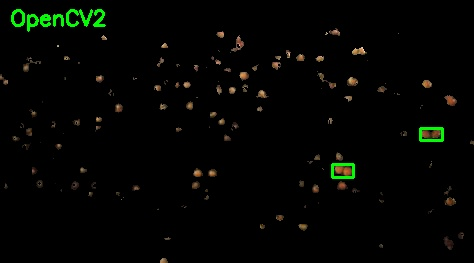
#> input picture FruitProject/11dec10-marchenilla-orange-trees.jpgwithcount126.jpg, 474 x 263 px; its folder holds only this picture in this run
$ jupyter execute color_based_oranges_Count.ipynb   (shell and % lines are left out)
#> lines starting #> are read from the running program, lines starting #| are printed output that depends on the picture; after the words box and inside, x2 and y2 are one past the last pixel; in counts of white or black regions, pixels touching at a corner belong together; long printed decimals are rounded
[cell 1]
import cv2
import numpy as np
import glob
import matplotlib.pyplot as plt

[cell 2]
def count_oranges(img,counter):
    #Open a simple image
#> called with counter = 0
    m=cv2.imread(img)
#> m is the input picture: shape (263, 474, 3); mean B, G, R 2.1, 4.7, 3.4
    img_HSV = cv2.cvtColor(m, cv2.COLOR_BGR2HSV)
#> img_HSV: shape (263, 474, 3); mean H, S, V 12.2, 51.9, 5.6
    #skin color range for hsv color space
    HSV_mask = cv2.inRange(img_HSV, (0, 80, 20), (25, 255, 255))
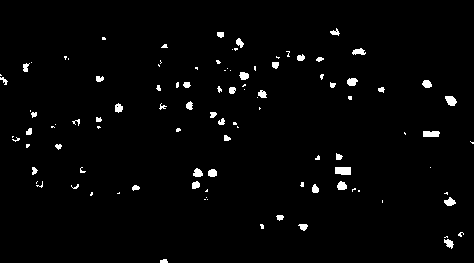
#> HSV_mask: shape (263, 474); 2% white; 104 white regions (57 under 20 px)
    #HSV_mask = cv2.inRange(img_HSV, (23, 59, 90), (34, 100, 100))
    target = cv2.bitwise_and(m,m, mask=HSV_mask)
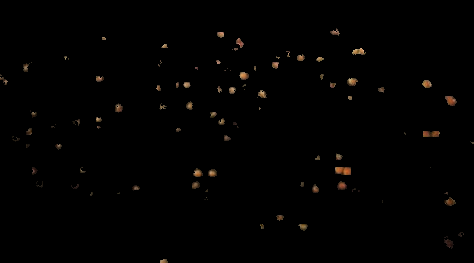
#> target: shape (263, 474, 3); mean B, G, R 1, 1.5, 2.1
    counter+=1
    cv2.imwrite('segmentedoutregion'+str(counter)+'.jpg',target)
    plt.imshow(cv2.cvtColor(m, cv2.COLOR_BGR2RGB))
    plt.imshow(cv2.cvtColor(target, cv2.COLOR_BGR2RGB))
    contours,hierarchy  = cv2.findContours(cv2.cvtColor(target, cv2.COLOR_BGR2GRAY), cv2.RETR_TREE, cv2.CHAIN_APPROX_SIMPLE)
#> contours = 108 contours, 73 with area under 20; largest, box (x1, y1, x2, y2) and area: (335, 167, 351, 175) 100, (423, 131, 440, 137) 75, (445, 96, 457, 106) 71, (337, 181, 347, 190) 55, (347, 78, 358, 86) 55
    print("Contours: "+str(len(contours)))
#| Contours: 108
    counter+=1


    bounding_boxes = []
    threshold = 75
    ar=[]


    imgwithbox = target.copy()
    for c in contours:
        area = cv2.contourArea(c)
        if area >threshold:
            [x,y,w,h]=cv2.boundingRect(c)
            bounding_boxes.append([x,y,w,h])
            print([x,y,w,h])
            area_rect=w*h
            print(area_rect)
            ar.append(area_rect)
            cv2.rectangle(imgwithbox,(x,y),(x+w,y+h),(0,255,0),2)
#> this loop made 108 passes
#> (area, x, y, w, h, area_rect) on pass 30: (99.5, 335, 167, 16, 8, 128)
#> area on passes 2, 5, 7, 11, 19, 20: 44, 35, 24, 53.5, 23.5, 36.5
#| [335, 167, 16, 8]
#| 128
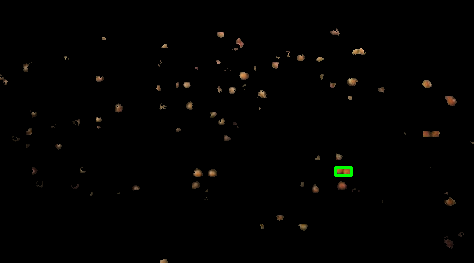
#> imgwithbox: shape (263, 474, 3); 0.11% of pixels changed, all inside (x1, y1, x2, y2) = (334, 166, 353, 177)
#> after the loop, ar = [128]; bounding_boxes = [[335, 167, 16, 8]]
    cv2.imwrite('orangeswithboundingboxes'+str(counter)+'.jpg',imgwithbox)
    try:
        plt.imshow(imgwithbox)
        print("Yay")
    except:
        print("Nah")
    print(len(bounding_boxes))
#| 1
    print(ar)
#| [128]
    total_area=sum(ar)
#> total_area = 128
    print(total_area)
#| 128
    avg_rect=0
    try:
        avg_rect= total_area/len(bounding_boxes)
#> avg_rect = 128
    except:
        print("Nah")
    print(avg_rect)
#| 128.0
    q=np.asarray(ar)
#> q = [128]
    print(q)
#| [128]
    no_of_oranges = q/avg_rect
#> no_of_oranges = [1]
    print(no_of_oranges)
#| [1.]
    O_MIN = np.array([0, 80, 20], np.uint8)
    O_MAX = np.array([25, 255, 255], np.uint8)

    dst = cv2.inRange(imgwithbox, O_MIN, O_MAX)
#> dst: shape (263, 474); every value is 0
    orange_pixel = cv2.countNonZero(dst)
#> orange_pixel = 0
    print('The number of orange pixels is: ' + str(orange_pixel))
#| The number of orange pixels is: 0

    cv2.rectangle(m,(107,470),(107+64,470+30),(0,255,0),2)
    plt.imshow(m)

    cv2.rectangle(m,(558,385),(558+11,385+15),(0,255,0),2)
    plt.imshow(m)
    cv2.rectangle(m,(781,622),(781+14,622+15),(0,255,0),2)
    plt.imshow(m)
    #output = m.copy()
    output = imgwithbox
    #cv2.putText(output, "WELCOME TO PROJECT FRUIT", (10, 25),

    number_of_oranges_list=[]
    print(no_of_oranges)
#| [1.]

    for count in enumerate(no_of_oranges):
    #     print(index)
        if count[1]<0.3:
            no_of_oranges[count[0]]=0
        elif count[1]>0.3 and count[1]<1.5:
            no_of_oranges[count[0]]=1
        elif count[1]>1.5 and count[1]<2.5:
            no_of_oranges[count[0]]=2
        elif count[1]>2.5 and count[1]<3.5:
            no_of_oranges[count[0]]=3
#> this loop made 1 pass
#> count on pass 1: (0, 1)
    q=np.asarray(ar)
    number_of_oranges_list=[]
    print(q)
#| [128]
    no_of_oranges = q/avg_rect
    print(no_of_oranges)
#| [1.]
    rounded_value=np.around(no_of_oranges,0)
#> rounded_value = [1]
    print(rounded_value)
#| [1.]
    total_fruits=sum(rounded_value)
#> total_fruits = 1
    print(total_fruits)
#| 1.0
    fruits=sum(no_of_oranges )
#> fruits = 1
    print(fruits)
#| 1.0
    #cv2.putText(output,'OpenCV',(10,500), font, 4,(255,255,255),2,cv2.LINE_AA)
    cv2.putText(output,'OpenCV'+str(int(fruits)), (10, 25),cv2.FONT_HERSHEY_SIMPLEX, 0.7, (0, 255, 0), 2)
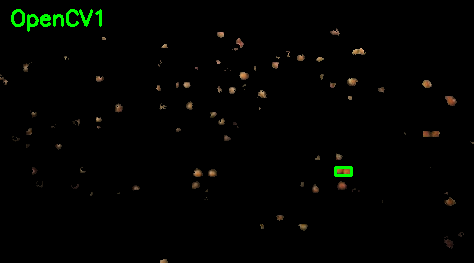
#> output: shape (263, 474, 3); 0.56% of pixels changed, all inside (x1, y1, x2, y2) = (11, 9, 102, 32)
    cv2.imshow("Text", output)
    cv2.imwrite(str(img)+"withcount"+str(counter)+'.jpg', output)
    return counter

[cell 3]
list=(glob.glob("*.jpg"))
counter=0
for i in list:
    counter=count_oranges(i,counter)
counter=0
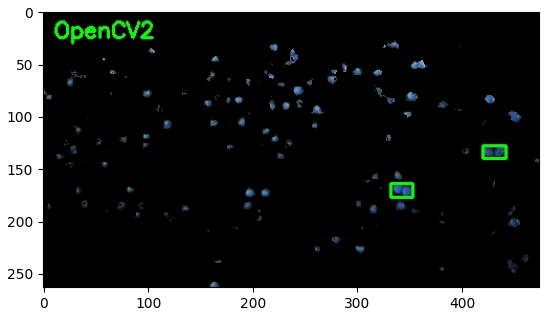
#> figure drawn by matplotlib, 1 panel; B, G, R data is drawn as R, G, B

$ run again, on FruitProject/5a0e78f85014b9b4f37260c0a15a0099.jpgwithcount164.jpg
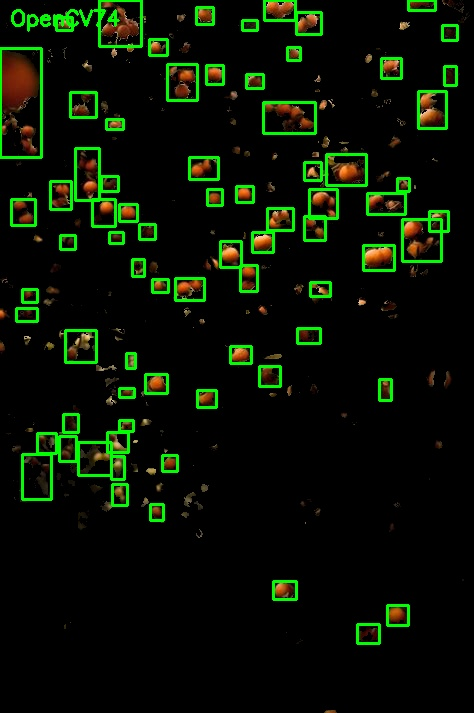
#> input picture FruitProject/5a0e78f85014b9b4f37260c0a15a0099.jpgwithcount164.jpg, 474 x 713 px
#> in count_oranges, m is the input picture: shape (713, 474, 3); mean B, G, R 4, 18.6, 8.8
#> img_HSV: shape (713, 474, 3); mean H, S, V 19.6, 84.1, 21.6
#> HSV_mask: shape (713, 474); 5.6% white; 243 white regions (101 under 20 px)
#> contours = 304 contours, 179 with area under 20; largest, box (x1, y1, x2, y2) and area: (3, 51, 39, 155) 2147, (405, 222, 439, 259) 554, (266, 105, 313, 131) 553, (103, 3, 139, 40) 553, (329, 157, 363, 183) 521
#| Contours: 304
#> the loop in count_oranges, `for c in contours:` made 304 passes
#> (area, x, y, w, h, area_rect) on passes 7, 8, 30, 43, 44, 54, 59, 75: (176, 390, 608, 16, 15, 240), (186, 276, 584, 17, 13, 221), (93.5, 115, 487, 10, 16, 160), (135, 36, 464, 13, 31, 403), (79, 165, 459, 10, 10, 100), (197.5, 87, 445, 22, 20, 440), (115, 63, 439, 10, 20, 200), (127, 200, 393, 14, 12, 168)
#> (printed output is left out)
#> after the loop in count_oranges, `for c in contours:`:
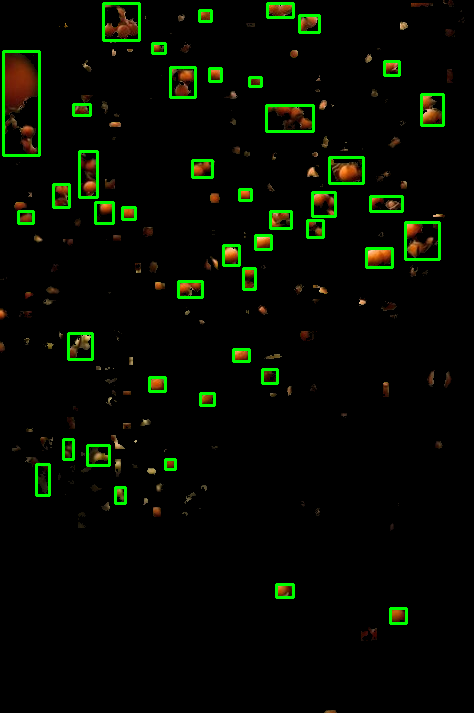
#> imgwithbox: shape (713, 474, 3); mean B, G, R 1.1, 10.2, 4.7
#> after the loop in count_oranges, `for c in contours:`: ar = 43 values, max 3744 at index 37, min 100 at index 4, mean 474.4; bounding_boxes = 43 items, first 6: [390, 608, 16, 15], [276, 584, 17, 13], [115, 487, 10, 16], [36, 464, 13, 31], [165, 459, 10, 10], [87, 445, 22, 20]
#| 43
#| [240, 221, 160, 403, 100, 440, 200, 168, 224, 210, 192, 624, 384, 252, 494, 320, 224, 1258, 272, 357, 180, 156, 378, 480, 552, 132, 368, 340, 884, 828, 1222, 187, 682, 108, 156, 750, 210, 3744, 130, 340, 132, 364, 1332]
#> total_area = 20398
#| 20398
#> avg_rect = 474.4
#| 474.372
#> q has the same summary as ar
#| [ 240  221  160  403  100  440  200  168  224  210  192  624  384  252
#|   494  320  224 1258  272  357  180  156  378  480  552  132  368  340
#|   884  828 1222  187  682  108  156  750  210 3744  130  340  132  364
#|  1332]
#> in count_oranges, `no_of_oranges = q/avg_rect`: no_of_oranges = 43 values, max 7.89 at index 37, min 0.211 at index 4, mean 1
#| [0.5059 0.4659 0.3373 0.8495 0.2108 0.9275
#|  0.4216 0.3542 0.4722 0.4427 0.4047 1.315
#|  0.8095 0.5312 1.041 0.6746 0.4722 2.652
#|  0.5734 0.7526 0.3794 0.3289 0.7968 1.012
#|  1.164 0.2783 0.7758 0.7167 1.864 1.745
#|  2.576 0.3942 1.438 0.2277 0.3289 1.581
#> (further printed lines are left out)
#> dst: shape (713, 474); 0.16% white in thin lines or dots, all inside (x1, y1, x2, y2) = (0, 5, 440, 616)
#> orange_pixel = 529
#| The number of orange pixels is: 529
#> m: shape (713, 474, 3); 0.17% of pixels changed, all inside (x1, y1, x2, y2) = (106, 469, 173, 502)
#| [0.5059 0.4659 0.3373 0.8495 0.2108 0.9275
#|  0.4216 0.3542 0.4722 0.4427 0.4047 1.315
#|  0.8095 0.5312 1.041 0.6746 0.4722 2.652
#|  0.5734 0.7526 0.3794 0.3289 0.7968 1.012
#|  1.164 0.2783 0.7758 0.7167 1.864 1.745
#|  2.576 0.3942 1.438 0.2277 0.3289 1.581
#> (further printed lines are left out)
#> the loop in count_oranges, `for count in enumerate(no_of_oranges):` made 43 passes
#> count on passes 1 to 8: (0, 0.506), (1, 0.466), (2, 0.337), (3, 0.85), (4, 0.211), (5, 0.928), (6, 0.422), (7, 0.354)
#> after the loop in count_oranges, `for count in enumerate(no_of_oranges):`: no_of_oranges = 43 values, max 7.89 at index 37, min 0 at index 4, mean 1.25
#| [ 240  221  160  403  100  440  200  168  224  210  192  624  384  252
#|   494  320  224 1258  272  357  180  156  378  480  552  132  368  340
#|   884  828 1222  187  682  108  156  750  210 3744  130  340  132  364
#|  1332]
#> in count_oranges, `no_of_oranges = q/avg_rect`: no_of_oranges = 43 values, max 7.89 at index 37, min 0.211 at index 4, mean 1
#| [0.5059 0.4659 0.3373 0.8495 0.2108 0.9275
#|  0.4216 0.3542 0.4722 0.4427 0.4047 1.315
#|  0.8095 0.5312 1.041 0.6746 0.4722 2.652
#|  0.5734 0.7526 0.3794 0.3289 0.7968 1.012
#|  1.164 0.2783 0.7758 0.7167 1.864 1.745
#|  2.576 0.3942 1.438 0.2277 0.3289 1.581
#> (further printed lines are left out)
#> rounded_value = 43 values, max 8 at index 37, min 0 at index 1, mean 0.953
#| [1. 0. 0. 1. 0. 1. 0. 0. 0. 0. 0. 1. 1. 1. 1. 1. 0. 3. 1. 1. 0. 0. 1. 1.
#|  1. 0. 1. 1. 2. 2. 3. 0. 1. 0. 0. 2. 0. 8. 0. 1. 0. 1. 3.]
#> total_fruits = 41
#| 41.0
#> fruits = 43
#| 43.000
#> output: shape (713, 474, 3); 0.24% of pixels changed, all inside (x1, y1, x2, y2) = (11, 9, 120, 32)
#> `[cell 3] list=(glob.glob("*.jpg")) counter=0 for i in list: counter=co..`:
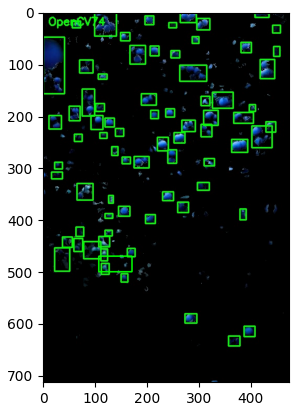
#> figure drawn by matplotlib, 1 panel; B, G, R data is drawn as R, G, B

$ run again, on FruitProject/7113.jpgwithcount210.jpg
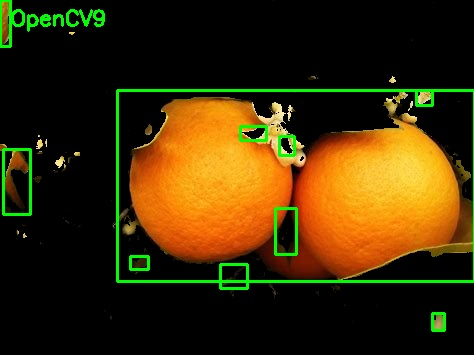
#> input picture FruitProject/7113.jpgwithcount210.jpg, 474 x 355 px
#> in count_oranges, m is the input picture: shape (355, 474, 3); mean B, G, R 6.9, 43.3, 60.4
#> img_HSV: shape (355, 474, 3); mean H, S, V 14.7, 105.4, 68.3
#> HSV_mask: shape (355, 474); 27.4% white; 55 white regions (37 under 20 px)
#> contours = 65 contours, 46 with area under 20; largest, box (x1, y1, x2, y2) and area: (122, 93, 471, 279) 45682, (272, 205, 300, 258) 1340, (237, 122, 270, 144) 621, (6, 152, 28, 211) 526, (3, 3, 8, 43) 120
#| Contours: 65
#> the loop in count_oranges, `for c in contours:` made 65 passes
#> (area, x, y, w, h, area_rect) on passes 32, 44, 45, 50, 56, 65: (525.5, 6, 152, 22, 59, 1298), (45682.5, 122, 93, 349, 186, 64914), (1340, 272, 205, 28, 53, 1484), (102.5, 278, 210, 10, 22, 220), (621, 237, 122, 33, 22, 726), (119.5, 3, 3, 5, 40, 200)
#> (printed output is left out)
#> after the loop in count_oranges, `for c in contours:`:
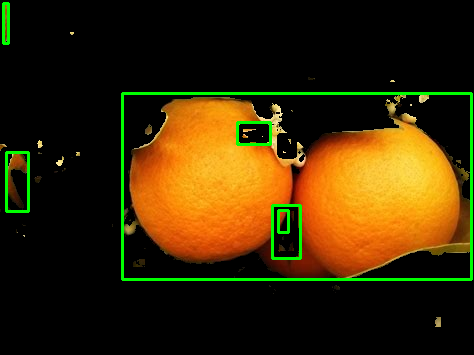
#> imgwithbox: shape (355, 474, 3); mean B, G, R 4.8, 39.8, 56.5
#> after the loop in count_oranges, `for c in contours:`: ar = [1298, 64914, 1484, 220, 726, 200]; bounding_boxes = [[6, 152, 22, 59], [122, 93, 349, 186], [272, 205, 28, 53], [278, 210, 10, 22], [237, 122, 33, 22], [3, 3, 5, 40]]
#| 6
#| [1298, 64914, 1484, 220, 726, 200]
#> total_area = 68842
#| 68842
#> avg_rect = 11473.7
#| 11473.667
#> q = [1298, 64914, 1484, 220, 726, 200]
#| [ 1298 64914  1484   220   726   200]
#> in count_oranges, `no_of_oranges = q/avg_rect`: no_of_oranges = [0.113, 5.66, 0.129, 0.0192, 0.0633, 0.0174]
#| [0.1131 5.658 0.1293 0.01917 0.06328 0.01743]
#> dst: shape (355, 474); 15.3% white; 129 white regions (123 under 20 px), largest, box (x1, y1, x2, y2) and area: (131, 98, 291, 246) 13800, (305, 125, 459, 266) 11249, (423, 244, 470, 255) 252, (8, 154, 22, 173) 54, (461, 168, 469, 179) 34, (353, 194, 366, 197) 25
#> orange_pixel = 25727
#| The number of orange pixels is: 25727
#| [0.1131 5.658 0.1293 0.01917 0.06328 0.01743]
#> the loop in count_oranges, `for count in enumerate(no_of_oranges):` made 6 passes
#> count on passes 1 to 6: (0, 0.113), (1, 5.66), (2, 0.129), (3, 0.0192), (4, 0.0633), (5, 0.0174)
#> after the loop in count_oranges, `for count in enumerate(no_of_oranges):`: no_of_oranges = [0, 5.66, 0, 0, 0, 0]
#| [ 1298 64914  1484   220   726   200]
#> in count_oranges, `no_of_oranges = q/avg_rect`: no_of_oranges = [0.113, 5.66, 0.129, 0.0192, 0.0633, 0.0174]
#| [0.1131 5.658 0.1293 0.01917 0.06328 0.01743]
#> rounded_value = [0, 6, 0, 0, 0, 0]
#| [0. 6. 0. 0. 0. 0.]
#> total_fruits = 6
#| 6.0
#| 6.000
#> output: shape (355, 474, 3); 0.46% of pixels changed, all inside (x1, y1, x2, y2) = (11, 9, 106, 32)
#> `[cell 3] list=(glob.glob("*.jpg")) counter=0 for i in list: counter=co..`:
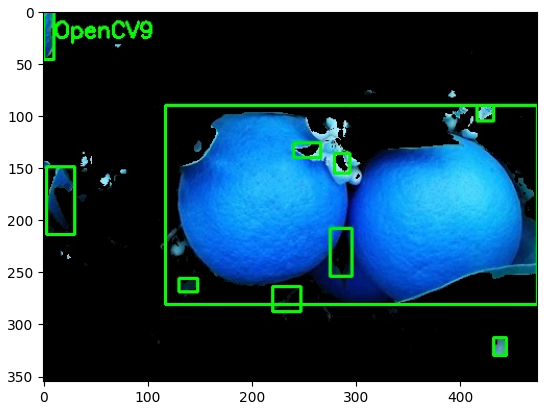
#> figure drawn by matplotlib, 1 panel; B, G, R data is drawn as R, G, B

$ run again, on FruitProject/7cc5df8b2cb3d1d9aaf020dd29c93d6e.jpgwithcount54.jpg
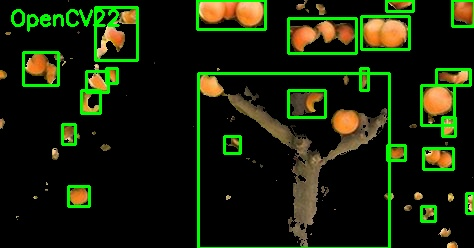
#> input picture FruitProject/7cc5df8b2cb3d1d9aaf020dd29c93d6e.jpgwithcount54.jpg, 474 x 248 px
#> in count_oranges, m is the input picture: shape (248, 474, 3); mean B, G, R 10.9, 34.8, 24.4
#> img_HSV: shape (248, 474, 3); mean H, S, V 24.7, 107.3, 41.4
#> HSV_mask: shape (248, 474); 11.1% white; 65 white regions (28 under 20 px)
#> contours = 79 contours, 42 with area under 20; largest, box (x1, y1, x2, y2) and area: (201, 77, 387, 225) 4063, (200, 2, 263, 27) 1212, (291, 21, 354, 51) 1101, (364, 19, 407, 47) 1054, (424, 88, 452, 122) 674
#| Contours: 79
#> the loop in count_oranges, `for c in contours:` made 79 passes
#> (area, x, y, w, h, area_rect) on passes 16, 18, 20, 29, 40, 43, 46, 59: (196, 71, 189, 16, 15, 240), (308.5, 426, 151, 25, 16, 400), (77.5, 392, 148, 11, 10, 110), (83, 65, 127, 8, 14, 112), (437, 291, 93, 32, 22, 704), (674, 424, 88, 28, 34, 952), (4063, 201, 77, 186, 148, 27528), (146.5, 89, 75, 17, 15, 255)
#> (printed output is left out)
#> after the loop in count_oranges, `for c in contours:`:
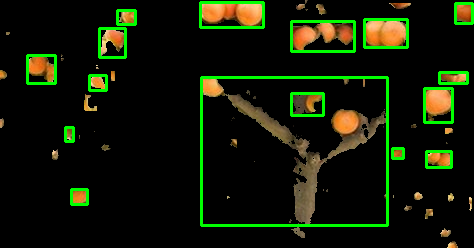
#> imgwithbox: shape (248, 474, 3); mean B, G, R 6, 25.5, 17.3
#> after the loop in count_oranges, `for c in contours:`: ar = [240, 400, 110, 112, 704, 952, 27528, 255, 308, 784, 754, 1890, 1204, 252, 340, 1575]; bounding_boxes = 16 items, first 6: [71, 189, 16, 15], [426, 151, 25, 16], [392, 148, 11, 10], [65, 127, 8, 14], [291, 93, 32, 22], [424, 88, 28, 34]
#| 16
#| [240, 400, 110, 112, 704, 952, 27528, 255, 308, 784, 754, 1890, 1204, 252, 340, 1575]
#> total_area = 37408
#| 37408
#> avg_rect = 2338
#| 2338.0
#> q has the same summary as ar
#| [  240   400   110   112   704   952 27528   255   308   784   754  1890
#|   1204   252   340  1575]
#> in count_oranges, `no_of_oranges = q/avg_rect`: no_of_oranges = [0.103, 0.171, 0.047, 0.0479, 0.301, 0.407, 11.77, 0.109, 0.132, 0.335, 0.322, 0.808, 0.515, 0.108, 0.145, 0.674]
#| [ 0.1027  0.1711   0.04705  0.0479  0.3011  0.4072
#|  11.774  0.1091  0.1317  0.3353  0.3225  0.8084
#|   0.515  0.1078  0.1454  0.6737]
#> dst: shape (248, 474); 0.47% white in thin lines or dots, all inside (x1, y1, x2, y2) = (3, 3, 472, 216)
#> orange_pixel = 550
#| The number of orange pixels is: 550
#| [ 0.1027  0.1711   0.04705  0.0479  0.3011  0.4072
#|  11.774  0.1091  0.1317  0.3353  0.3225  0.8084
#|   0.515  0.1078  0.1454  0.6737]
#> the loop in count_oranges, `for count in enumerate(no_of_oranges):` made 16 passes
#> count on passes 1 to 8: (0, 0.103), (1, 0.171), (2, 0.047), (3, 0.0479), (4, 0.301), (5, 0.407), (6, 11.77), (7, 0.109)
#> after the loop in count_oranges, `for count in enumerate(no_of_oranges):`: no_of_oranges = [0, 0, 0, 0, 1, 1, 11.77, 0, 0, 1, 1, 1, 1, 0, 0, 1]
#| [  240   400   110   112   704   952 27528   255   308   784   754  1890
#|   1204   252   340  1575]
#> in count_oranges, `no_of_oranges = q/avg_rect`: no_of_oranges = [0.103, 0.171, 0.047, 0.0479, 0.301, 0.407, 11.77, 0.109, 0.132, 0.335, 0.322, 0.808, 0.515, 0.108, 0.145, 0.674]
#| [ 0.1027  0.1711   0.04705  0.0479  0.3011  0.4072
#|  11.774  0.1091  0.1317  0.3353  0.3225  0.8084
#|   0.515  0.1078  0.1454  0.6737]
#> rounded_value = [0, 0, 0, 0, 0, 0, 12, 0, 0, 0, 0, 1, 1, 0, 0, 1]
#| [ 0.  0.  0.  0.  0.  0. 12.  0.  0.  0.  0.  1.  1.  0.  0.  1.]
#> total_fruits = 15
#| 15.0
#> fruits = 16
#| 16.000
#> output: shape (248, 474, 3); 0.68% of pixels changed, all inside (x1, y1, x2, y2) = (11, 9, 120, 32)
#> `[cell 3] list=(glob.glob("*.jpg")) counter=0 for i in list: counter=co..`:
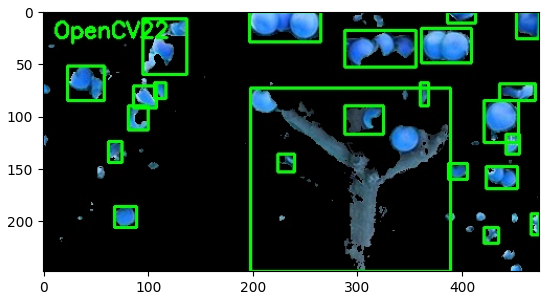
#> figure drawn by matplotlib, 1 panel; B, G, R data is drawn as R, G, B
